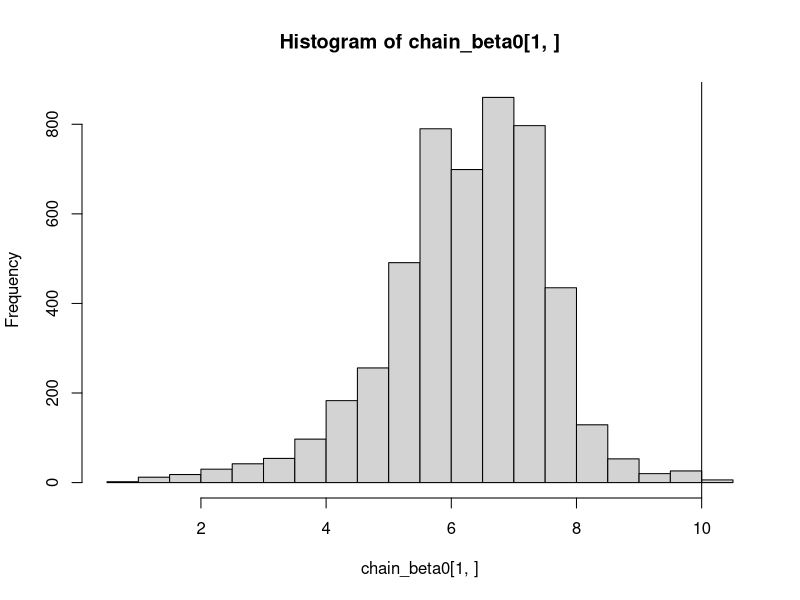

Source code (R):
##### Setting up the parameters of the study

# CONSTANTS
NB_OF_ITERATION <- 5000

##### Define function for the numerator and denominator
logaritmo <- function(beta, y){
  # This function returns the log of the numerator of the ratio in the Metropolis Hasting step
  # inputs:
  # 	beta: float
  #		The parameter of the logistic model  
  # 		beta0 = log(\pi) - log(1 - \pi)
  #	y: array of float
  # 		the data following a Bernouilli distribution, fixed over 
  # returns:
  # 	float
  # 		log likelihood of ...
  # 		
  likel <- y*(beta-log(1+exp(beta)))-(1-y)*log(1+exp(beta))
  fbeta <- sum(likel)-0.5*(1/c0)*(beta-m0)^2
  return(fbeta)
}

# number of studies
n <- 100

# Define the true value of the logistic model, \pi is the proportion of papers with this voxel found
# with beta0 = log(\pi) - log(1 - \pi) 
beta0 <- 10

# Mean and variance of beta0, with beta0 ~ N(m0,c0)
m0 <- 0
c0 <- 100
pi_i <- exp(beta0)/(1+exp(beta0))

# Simulate data for y as a random Bernoulli distribution
y <- rbinom(n,1,pi_i)
chain_beta0 = matrix(0, ncol=NB_OF_ITERATION)
chain_beta0[1] = 1

# Define the variance of the proposed beta0
u = 0.01

##### MH algorithm
for(i in 2:NB_OF_ITERATION){
# Current beta0 takes the first value in the chain
  beta0_c=chain_beta0[i-1]

# Proposed beta0 comes from a random normal distribution
  beta0_p=rnorm(1, beta0_c, sqrt(u))

# Calculate the ratio using the function logaritmo evaluated in proposed beta0 and current beta0
  log_ratio_beta = logaritmo(beta0_p, y)-logaritmo(beta0_c, y)

# Metropolis-Hastings, toss a coin 
  coin=log(runif(1))

# Accept proposed value with prob. = min (1, ratio)
  if(coin < min(c(0, log_ratio_beta))){
    chain_beta0[i] = beta0_p

  }else{
  chain_beta0[i] = beta0_c  
  }
}

##### Visualization

hist(chain_beta0[1,])
abline(v = beta0)
print('Done ! look at Rplots.pdf')
